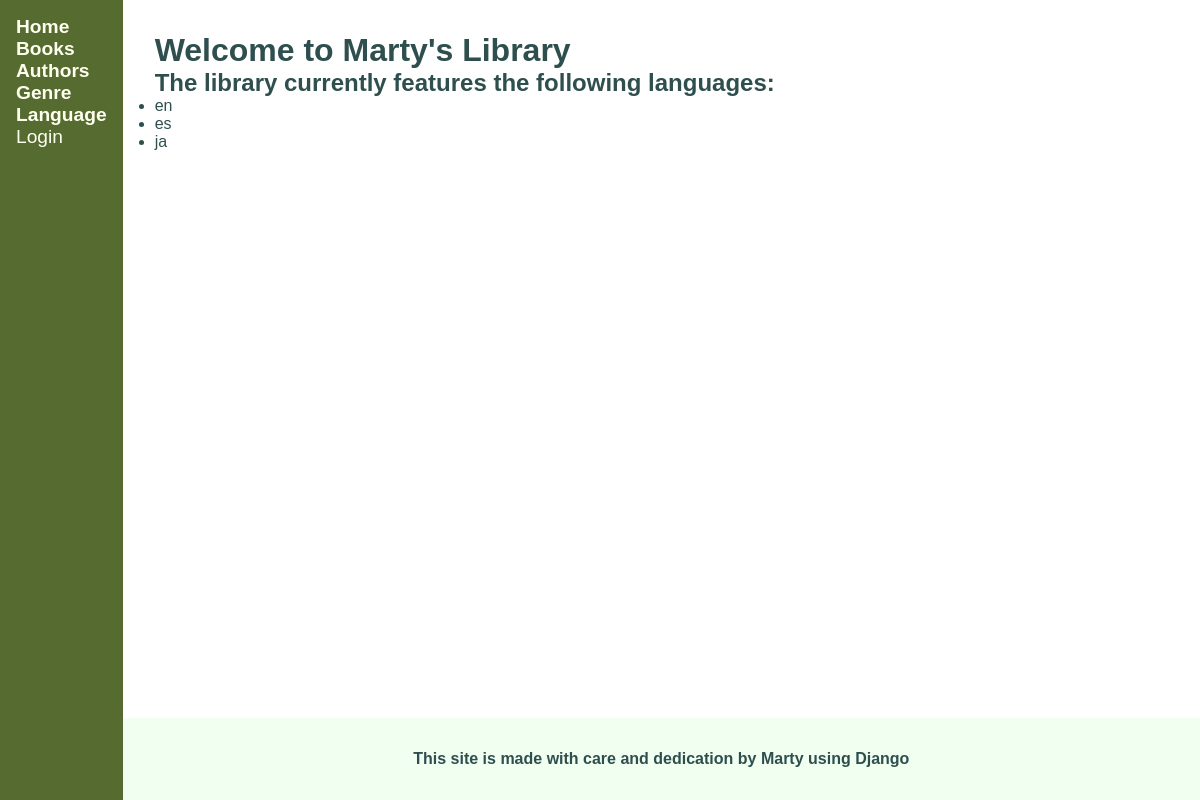
The app's page /catalog/languages/ with its own data.
### catalog/models.py (models this page shows, shortened)
class Language(models.Model):
    name = models.CharField(max_length=30)

### catalog/views.py (the view)
# urls.py: path('languages/', views.languages, name='languages'),
def languages(request):
    list_of_all_languages = Language.objects.all()
    template = loader.get_template('catalog/languages.html')
    context = {
        'list_of_all_languages': list_of_all_languages,
    }
    return HttpResponse(template.render(context, request))

### catalog/templates/catalog/languages.html
{% extends 'catalog/base_generic.html' %}
{% block content %}
    <h1>Welcome to Marty's Library</h1>
    <h2>The library currently features the following languages:</h2>
    {% if list_of_all_languages %}
    <ul class="content-list">
        {% for lang in list_of_all_languages %}
        <li class="content-item">{{ lang.name }}</li>
        {% endfor %}
    </ul>
    {% else %}
    <p>There are no language categories yet.</p>
    {% endif %}
{% endblock content %}

### catalog/static/catalog/css/main.css (style rules this page uses)
* { font-family: Helvetica, sans-serif; padding: 0; margin: 0; }
body { display: flex; flex-flow: row nowrap; }

### records on screen
Language: name "en"
Language: name "es"
Language: name "ja"
